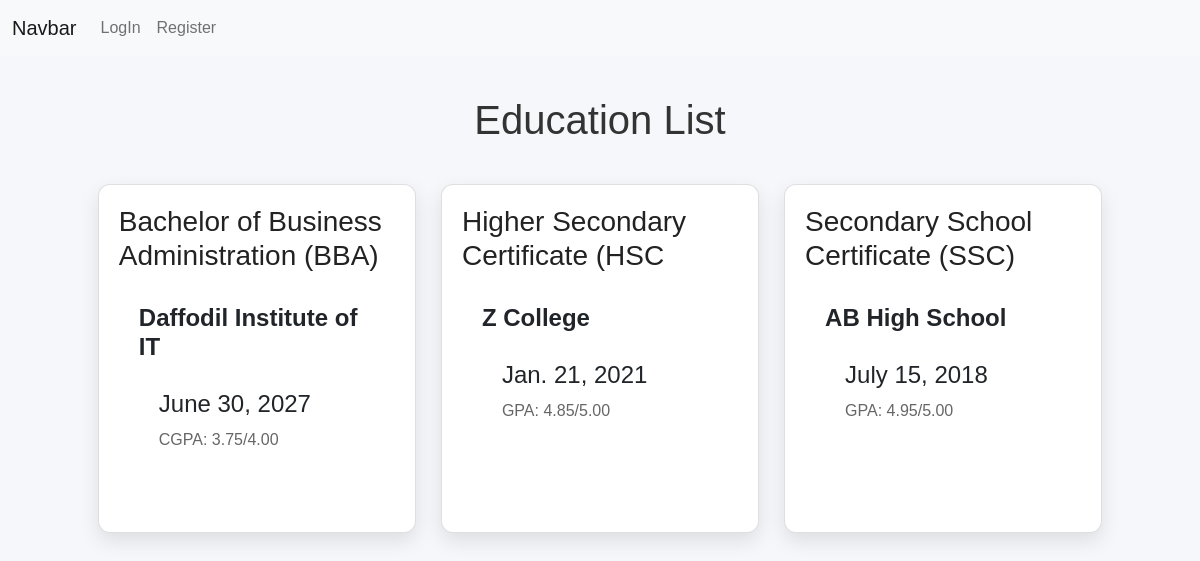
Page /education_list/ on the committed database.
### Portfolio/models.py (models this page shows, shortened)
class EducationModel(models.Model):
    name = models.CharField(max_length=100,null=True)
    institute = models.CharField(max_length=120,null=True)
    grade = models.CharField(null=True)
    passing_year = models.DateField(null=True)

### Portfolio/views.py (the view)
# urls.py: path('education_list/',education_list, name='education_list'),
def education_list(request):
    education_data = EducationModel.objects.all()
    context = {
        'education_data':education_data
    }
    return render(request, 'education_list.html',context)

### Portfolio/templates/education_list.html (shortened to what this page needs)
{% extends 'master/base.html' %}
{% block content %}
<h1 class="page-title">Education List</h1>
<div class="card-container">
    {% for data in education_data %}
    <div class="card">
        <div class="card-content">
            <h3>{{ data.name }}</h3>
        <div class="card-content">
            <h4><strong>{{ data.institute }}</strong></h3>
        <div class="card-content">
            <h4>{{ data.passing_year }}</h3>
        <p>{{ data.grade|truncatewords:20 }}</p>
        </div>
        </div>
        </div>
    </div>
    {% endfor %}
</div>
{% endblock %}

### Portfolio/templates/education_list.html (style rules this page uses)
body { background:#f5f7fa; font-family:Arial, Helvetica, sans-serif; }
.page-title { text-align:center; margin:40px 0; color:#333; }
.card-container { width:90%; margin:auto; display:grid; grid-template-columns:repeat(auto-fit,minmax(300px,1fr)); gap:25px; margin-top: 20px; }
.card { background:#fff; border-radius:12px; overflow:hidden; box-shadow:0 8px 20px rgba(0,0,0,.1); transition:.3s; }
.card-content { padding:20px; }
.card-content h3 { margin-bottom:12px; color:#222; }
.card-content p { color:#666; line-height:1.6; margin-bottom:20px; }

### rows in the picture
EducationModel: name "Bachelor of Business Administration (BBA)", institute "Daffodil Institute of IT", passing_year "June 30, 2027", grade "CGPA: 3.75/4.00"
EducationModel: name "Higher Secondary Certificate (HSC", institute "Z College", passing_year "Jan. 21, 2021", grade "GPA: 4.85/5.00"
EducationModel: name "Secondary School Certificate (SSC)", institute "AB High School", passing_year "July 15, 2018", grade "GPA: 4.95/5.00"
